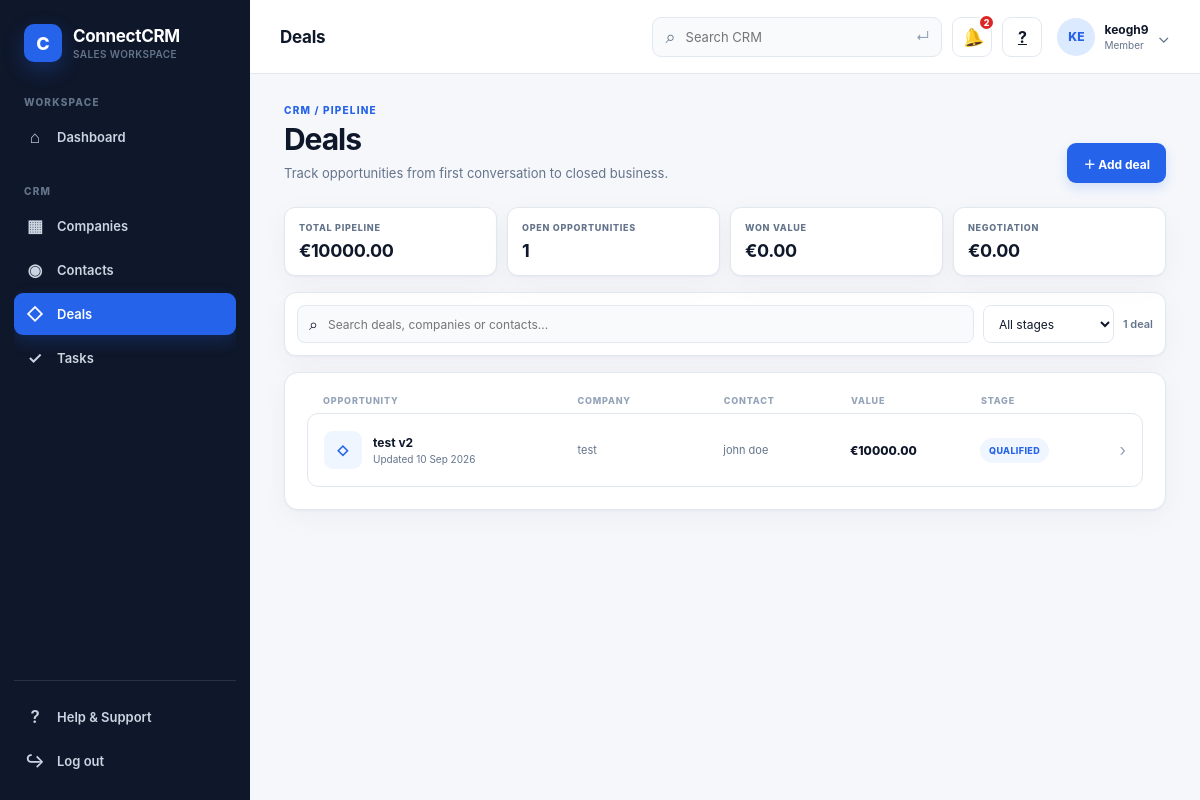
Page /crm/deals/ (signed in) on the committed database.
### crm/models.py (models this page shows, shortened)
class Membership(models.Model):
    ADMIN = "admin"
    SALES = "sales"
    MEMBER = "member"
    ROLE_CHOICES = [
        (ADMIN, "Admin"),
        (SALES, "Sales"),
        (MEMBER, "Member"),
    ]
    user = models.ForeignKey(
        settings.AUTH_USER_MODEL,
        on_delete=models.CASCADE,
        related_name="memberships",
    )
    business = models.ForeignKey(
        Business,
        on_delete=models.CASCADE,
        related_name="memberships",
    )
    role = models.CharField(
        max_length=20,
        choices=ROLE_CHOICES,
        default=MEMBER,
    )
    class Meta:
        constraints = [
            models.UniqueConstraint(
                fields=["user", "business"],
                name="unique_user_business_membership",
            )
        ]

class Deal(models.Model):
    LEAD = "lead"
    QUALIFIED = "qualified"
    PROPOSAL = "proposal"
    NEGOTIATION = "negotiation"
    WON = "won"
    LOST = "lost"
    STAGE_CHOICES = [
        (LEAD, "Lead"),
        (QUALIFIED, "Qualified"),
        (PROPOSAL, "Proposal"),
        (NEGOTIATION, "Negotiation"),
        (WON, "Won"),
        (LOST, "Lost"),
    ]
    business = models.ForeignKey(
        Business,
        on_delete=models.CASCADE,
        related_name="deals",
    )
    owner = models.ForeignKey(
        settings.AUTH_USER_MODEL,
        on_delete=models.SET_NULL,
        null=True,
        blank=True,
        related_name="deals",
        help_text="The team member this deal belongs to.",
    )
    company = models.ForeignKey(
        Company,
        on_delete=models.SET_NULL,
        null=True,
        blank=True,
        related_name="deals",
    )
    contact = models.ForeignKey(
        Contact,
        on_delete=models.SET_NULL,
        null=True,
        blank=True,
        related_name="deals",
    )
    title = models.CharField(
        max_length=200,
    )
    value = models.DecimalField(
        max_digits=12,
        decimal_places=2,
        default=0,
    )
    stage = models.CharField(
        max_length=20,
        choices=STAGE_CHOICES,
        default=LEAD,
    )
    created_at = models.DateTimeField(
        auto_now_add=True,
    )
    updated_at = models.DateTimeField(
        auto_now=True,
    )
    class Meta:
        ordering = ["-updated_at"]

class Company(models.Model):
    business = models.ForeignKey(
        Business,
        on_delete=models.CASCADE,
        related_name="companies",
    )
    name = models.CharField(
        max_length=200,
    )
    industry = models.CharField(
        max_length=100,
        blank=True,
    )
    phone = models.CharField(
        max_length=50,
        blank=True,
    )
    email = models.EmailField(
        blank=True,
    )
    website = models.URLField(
        blank=True,
    )
    created_at = models.DateTimeField(
        auto_now_add=True,
    )
    class Meta:
        ordering = ["name"]

class Contact(models.Model):
    business = models.ForeignKey(
        Business,
        on_delete=models.CASCADE,
        related_name="contacts",
    )
    company = models.ForeignKey(
        Company,
        on_delete=models.SET_NULL,
        null=True,
        blank=True,
        related_name="contacts",
    )
    first_name = models.CharField(
        max_length=100,
    )
    last_name = models.CharField(
        max_length=100,
    )
    job_title = models.CharField(
        max_length=150,
        blank=True,
    )
    email = models.EmailField(
        blank=True,
    )
    phone = models.CharField(
        max_length=50,
        blank=True,
    )
    created_at = models.DateTimeField(
        auto_now_add=True,
    )
    class Meta:
        ordering = ["last_name", "first_name"]

### crm/views.py (the view, shortened to what this page needs)
# urls.py: path("deals/", views.deal_list, name="deal_list"),
@login_required
def deal_list(request):
    membership = _get_membership(request)
    if membership is None:
        return redirect("core:dashboard")
    business = membership.business
    is_admin = membership.role == Membership.ADMIN
    query = request.GET.get("q", "").strip()
    stage = request.GET.get("stage", "").strip()
    owner_param = request.GET.get("owner", "").strip()
    active_only = request.GET.get("active") == "1"
    visible_deals = _scope_deals_for_membership(
        Deal.objects.filter(business=business),
        membership,
    )
    team_members = None
    deals = visible_deals.select_related(
        "company",
        "contact",
        "owner",
    )
    deals = _apply_query(
        deals,
        query,
        [
            "title",
            "company__name",
            "contact__first_name",
            "contact__last_name",
        ],
    )
    if stage in {
        choice[0]
        for choice in Deal.STAGE_CHOICES
    }:
        deals = deals.filter(stage=stage)
    stage_totals = {
        key: visible_deals.filter(stage=key)
        .aggregate(total=Sum("value"))["total"]
        or 0
        for key, _ in Deal.STAGE_CHOICES
    }
    pipeline_total = sum(
        value
        for key, value in stage_totals.items()
        if key != Deal.LOST
    )
    return render(
        request,
        "crm/deal_list.html",
        {
            "deals": deals,
            "query": query,
            "stage": stage,
            "stage_choices": Deal.STAGE_CHOICES,
            "deal_count": deals.count(),
            "pipeline_total": pipeline_total,
            "stage_totals": stage_totals,
            "is_admin": is_admin,
            "team_members": team_members,
            "owner_param": owner_param,
        },
    )

### crm/tenancy.py (called while the page is built, shortened)
def get_business_and_membership(request):
    tenant = getattr(request, "business", None)
    membership = (
        Membership.objects.filter(user=request.user)
        .select_related("business")
        .first()
    )
    return membership, False

def scope_deals_for_membership(queryset, membership):
    if membership.role == Membership.ADMIN:
        return queryset
    return queryset.filter(Q(owner=membership.user) | Q(owner__isnull=True))

### crm/views.py (called while the page is built)
def _scope_deals_for_membership(queryset, membership):
    return scope_deals_for_membership(queryset, membership)

def _get_membership(request):
    membership, tenant_locked = get_business_and_membership(request)
    if membership is None and tenant_locked:
        messages.error(request, "You don't have access to this workspace.")
    return membership

def _apply_query(queryset, query, fields):
    if not query:
        return queryset
    condition = Q()
    for field in fields:
        condition |= Q(**{f"{field}__icontains": query})
    return queryset.filter(condition)

### templates/crm/deal_list.html (shortened to what this page needs)
{% extends "base.html" %}
{% block page_heading %}<h1>Deals</h1>{% endblock %}
{% block content %}
<div class="page-header">
    <div><p class="page-eyebrow">CRM / PIPELINE</p><h1>Deals</h1><p>Track opportunities from first conversation to closed business.</p></div>
    <div class="page-actions"><a href="{% url 'crm:deal_create' %}" class="btn btn-primary">＋ Add deal</a></div>
</div>
<div class="pipeline-summary">
    <div class="summary-card"><span>Total pipeline</span><strong>€{{ pipeline_total|floatformat:2 }}</strong></div>
    <div class="summary-card"><span>Open opportunities</span><strong>{{ deal_count }}</strong></div>
    <div class="summary-card"><span>Won value</span><strong>€{{ stage_totals.won|floatformat:2 }}</strong></div>
    <div class="summary-card"><span>Negotiation</span><strong>€{{ stage_totals.negotiation|floatformat:2 }}</strong></div>
</div>
<form method="get" class="filter-bar">
    <div class="filter-search"><span>⌕</span><input type="search" name="q" value="{{ query }}" placeholder="Search deals, companies or contacts..."></div>
    <select class="filter-select" name="stage" aria-label="Filter by stage">
        <option value="">All stages</option>
    </select>
    <span class="filter-count">{{ deal_count }} deal{{ deal_count|pluralize }}</span>
</form>
<div class="content-card">
    {% if deals %}
        <div class="crm-list-head deal-grid"><span>Opportunity</span><span>Company</span><span>Contact</span><span>Value</span><span>Stage</span><span></span></div>
        <div class="crm-list">
        {% for deal in deals %}
            <a href="{% url 'crm:deal_detail' deal.id %}" class="crm-row deal-grid">
                <div class="row-primary"><span class="avatar-square">◇</span><span><strong class="row-title">{{ deal.title }}</strong><small class="row-subtitle">Updated {{ deal.updated_at|date:"d M Y" }}{% if is_admin %} · {{ deal.owner_display }}{% endif %}</small></span></div>
                <span class="row-meta">{{ deal.company.name|default:"—" }}</span>
                <span class="row-meta">{% if deal.contact %}{{ deal.contact.first_name }} {{ deal.contact.last_name }}{% else %}—{% endif %}</span>
                <span class="row-value">€{{ deal.value|floatformat:2 }}</span>
                <span><span class="badge {% if deal.stage == 'won' %}badge-green{% elif deal.stage == 'lost' %}badge-red{% elif deal.stage == 'negotiation' %}badge-amber{% else %}badge-blue{% endif %}">{{ deal.get_stage_display }}</span></span>
                <span class="row-action">›</span>
            </a>
        {% endfor %}
        </div>
    {% endif %}
</div>
{% endblock %}

### templates/base.html (shortened to what this page needs)
{% load static %}
<!DOCTYPE html>
<html lang="en">
<head>
    <link rel="stylesheet" href="{% static 'css/style.css' %}">
</head>
<body>
{% block auth_content %}
<div class="app-shell">
    <aside class="sidebar" data-sidebar>
        <div class="sidebar-brand">
            <a href="{% url 'core:dashboard' %}" class="brand-link">
                <span class="brand-icon">C</span>
                <span class="brand-copy">
                    <strong>ConnectCRM</strong>
                    <small>Sales workspace</small>
                </span>
            </a>
        </div>
        <nav class="sidebar-nav" aria-label="Main navigation">
            <p class="nav-label">WORKSPACE</p>
            <a href="{% url 'core:dashboard' %}" class="nav-link{% if request.resolver_match.url_name == 'dashboard' %} active{% endif %}">
                <span class="nav-icon">⌂</span><span>Dashboard</span>
            </a>
            <p class="nav-label nav-label-spaced">CRM</p>
            <a href="{% url 'crm:company_list' %}" class="nav-link{% if 'company' in request.resolver_match.url_name %} active{% endif %}">
                <span class="nav-icon">▦</span><span>Companies</span>
            </a>
            <a href="{% url 'crm:contact_list' %}" class="nav-link{% if 'contact' in request.resolver_match.url_name %} active{% endif %}">
                <span class="nav-icon">◉</span><span>Contacts</span>
            </a>
            <a href="{% url 'crm:deal_list' %}" class="nav-link{% if 'deal' in request.resolver_match.url_name %} active{% endif %}">
                <span class="nav-icon">◇</span><span>Deals</span>
            </a>
            <a href="{% url 'crm:task_list' %}" class="nav-link{% if 'task' in request.resolver_match.url_name %} active{% endif %}">
                <span class="nav-icon">✓</span><span>Tasks</span>
            </a>
        </nav>
        <div class="sidebar-footer">
            <a href="{% url 'core:help' %}" class="nav-link{% if request.resolver_match.url_name == 'help' %} active{% endif %}">
                <span class="nav-icon">?</span><span>Help & Support</span>
            </a>
            <form method="post" action="{% url 'accounts:logout' %}">
                <button type="submit" class="nav-link nav-button">
                    <span class="nav-icon">↪</span><span>Log out</span>
                </button>
            </form>
        </div>
    </aside>
    <main class="main-content">
        <header class="topbar">
            <div class="topbar-left">
                <div class="topbar-title">{% block page_heading %}<h1>Workspace</h1>{% endblock %}</div>
            </div>
            <div class="topbar-right">
                <div class="global-search" data-search data-suggestions-url="{% url 'crm:search_suggestions' %}">
                    <form method="get" action="{% url 'crm:search' %}" class="search-form" role="search">
                        <span class="search-icon" aria-hidden="true">⌕</span>
                        <input type="search" name="q" value="{{ request.GET.q|default:'' }}" placeholder="Search CRM" autocomplete="off" aria-label="Search CRM" data-search-input>
                        <button type="submit" class="search-submit" aria-label="Search">↵</button>
                    </form>
                </div>
                <div class="header-popover-wrap">
                    <button type="button" class="header-icon-button{% if header_notification_count %} has-notifications{% endif %}" data-notification-toggle aria-expanded="false" aria-label="Notifications">
                        <span class="bell-icon">🔔</span>
                        {% if header_notification_count %}<span class="notification-dot">{{ header_notification_count }}</span>{% endif %}
                    </button>
                </div>
                <a href="{% url 'core:help' %}" class="header-icon-button" aria-label="Help">?</a>
                <div class="header-popover-wrap user-menu-wrap">
                    <button type="button" class="user-menu-trigger" data-user-toggle aria-expanded="false">
                        <span class="user-avatar">{{ request.user.username|slice:":2"|upper }}</span>
                        <span class="user-menu-text"><strong>{{ request.user.username }}</strong><small>{{ header_membership.get_role_display|default:"Member" }}</small></span>
                        <span class="chevron">⌄</span>
                    </button>
                </div>
            </div>
        </header>
        <section class="page-content">
            {% block content %}{% endblock %}
        </section>
    </main>
</div>
{% endblock auth_content %}
</body>
</html>

### rows in the picture
Membership: role "Member"
Deal: title "test v2", updated_at "10 Sep 2026", company.name "test", contact.first_name "john", contact.last_name "doe", value "10000.00", stage "QUALIFIED"

### other values in the picture
{{ header_notification_count }} "2"
{{ request.user.username|slice:":2"|upper }} "KE"
{{ request.user.username }} "keogh9"
{{ pipeline_total|floatformat:2 }} "10000.00"
{{ deal_count }} "1"
{{ stage_totals.won|floatformat:2 }} "0.00"
{{ stage_totals.negotiation|floatformat:2 }} "0.00"
